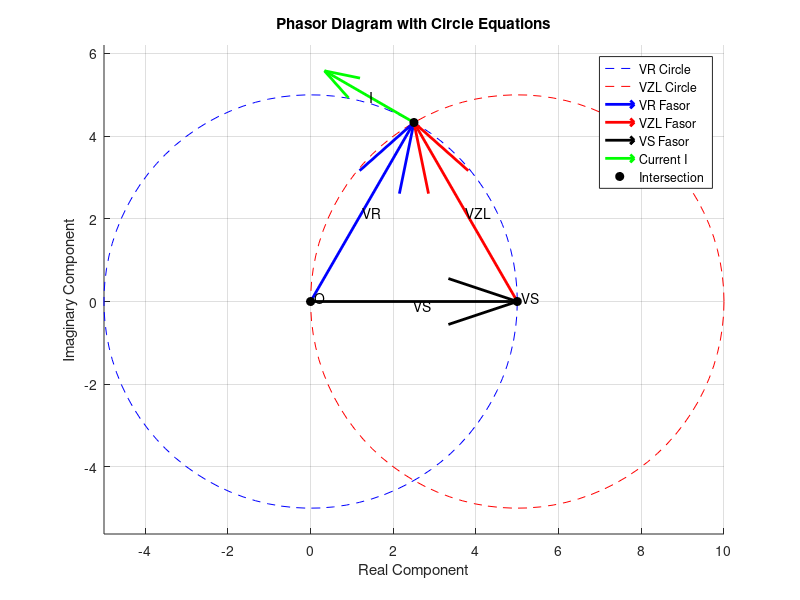

The MATLAB script that drew this image:
function fasores()
    % Clear workspace and figures
    clear all;
    close all;
    clc;

    % Display welcome message
    fprintf('Circuit Impedance Calculator\n');
    fprintf('---------------------------\n');

    % Get user input with validation
    [VS, VR, VZL, R] = get_validated_input();

    % Calculate intersection points of circles and phasors
    [x_intersect, y_intersect, angle_VR, angle_VZL] = calculate_fasors(VS, VR, VZL);

    % Plot phasor diagram
    plot_phasor_diagram(VS, VR, VZL, x_intersect, y_intersect);

    % Calculate and display impedance
    calculate_and_display_impedance(VS, VR, VZL, R, angle_VZL);
end

% Function to get and validate user input
function [VS, VR, VZL, R] = get_validated_input()
    valid_input = false;

    while ~valid_input
        fprintf('\nEnter circuit parameters:\n');
        VS = input('Source voltage (VS) in Volts: ');
        VR = input('Resistor voltage (VR) in Volts: ');
        VZL = input('Load impedance voltage (VZL) in Volts: ');
        R = input('Resistor value (R) in Ohms: ');

        % Validate input: VS must be less than or equal to VR + VZL
        if VS > (VR + VZL)
            fprintf('\nError: VS cannot be greater than VR + VZL\n');
            fprintf('Please enter values again.\n');
        else
            valid_input = true;
        end
    end
end

% Function to calculate intersection points of circles
function [x_intersect, y_intersect, angle_VR, angle_VZL] = calculate_fasors(VS, VR, VZL)
    % Solve for intersection of two circles:
    % Circle 1: x^2 + y^2 = VR^2 (centered at origin)
    % Circle 2: (x-VS)^2 + y^2 = VZL^2 (centered at (VS,0))

    % Using algebraic solution
    d = VS; % distance between circle centers

    % Check if circles intersect
    if d > VR + VZL || d < abs(VR - VZL)
        error('Circles do not intersect with these parameters');
    end

    % Calculate intersection points using the formula
    a = (VR^2 - VZL^2 + d^2) / (2 * d);
    h = sqrt(VR^2 - a^2);

    % Calculate intersection points
    x2 = a; % Since we're aligning VS along x-axis
    y2_pos = h; % positive y solution
    y2_neg = -h; % negative y solution

    % For the positive quadrant (as requested)
    x_intersect = x2;
    y_intersect = y2_pos;

    % Calculate angles
    angle_VR = atan2(y_intersect, x_intersect);
    angle_VZL = atan2(-y_intersect, VS - x_intersect);

    fprintf('Intersection point: (%.4f, %.4f)\n', x_intersect, y_intersect);
    fprintf('VR angle: %.4f degrees\n', rad2deg(angle_VR));
    fprintf('VZL angle: %.4f degrees\n', rad2deg(angle_VZL));
end

% Function to plot phasor diagram
function plot_phasor_diagram(VS, VR, VZL, x_intersect, y_intersect)
    figure;
    hold on;
    grid on;
    axis equal;

    % Plot the circles
    theta = linspace(0, 2*pi, 100);

    % Circle 1 (VR)
    x_circle1 = VR * cos(theta);
    y_circle1 = VR * sin(theta);
    plot(x_circle1, y_circle1, 'b--');

    % Circle 2 (VZL)
    x_circle2 = VS + VZL * cos(theta);
    y_circle2 = VZL * sin(theta);
    plot(x_circle2, y_circle2, 'r--');

    % Plot the fasors
    quiver(0, 0, x_intersect, y_intersect, 0, 'b', 'LineWidth', 2); % VR fasor
    quiver(VS, 0, x_intersect-VS, y_intersect, 0, 'r', 'LineWidth', 2); % VZL fasor
    quiver(0, 0, VS, 0, 0, 'k', 'LineWidth', 2); % VS fasor

    % Plot the current vector (perpendicular to voltage)
    current_length = 0.5; % for visualization
    quiver(x_intersect, y_intersect, -y_intersect*current_length, x_intersect*current_length, 0, 'g', 'LineWidth', 2);

    % Mark the intersection point
    plot(x_intersect, y_intersect, 'ko', 'MarkerFaceColor', 'k', 'MarkerSize', 6);

    % Labels
    text(x_intersect/2, y_intersect/2, 'VR');
    text((x_intersect+VS)/2, y_intersect/2, 'VZL');
    text(VS/2, -0.1, 'VS');
    text(x_intersect - y_intersect*current_length/2, y_intersect + x_intersect*current_length/2, 'I');

    % Title and labels
    title('Phasor Diagram with Circle Equations');
    xlabel('Real Component');
    ylabel('Imaginary Component');

    % Add origin point
    plot(0, 0, 'ko', 'MarkerFaceColor', 'k');
    text(0.1, 0.1, 'O');

    % Add VS point
    plot(VS, 0, 'ko', 'MarkerFaceColor', 'k');
    text(VS+0.1, 0.1, 'VS');

    % Add legend
    legend('VR Circle', 'VZL Circle', 'VR Fasor', 'VZL Fasor', 'VS Fasor', 'Current I', 'Intersection');
end

% Function to calculate and display impedance
function calculate_and_display_impedance(VS, VR, VZL, R, angle_VZL)
    % Calculate current I = VR/R
    I = VR/R;

    % Impedance ZL = VZL/I with the calculated angle
    ZL_magnitude = VZL / I;

    % For an RC series circuit in the positive quadrant
    ZL_real = ZL_magnitude * cos(angle_VZL);
    ZL_imag = -ZL_magnitude * sin(angle_VZL); % Negative for capacitive impedance

    % Complete impedance
    Z = ZL_real + ZL_imag * 1i;

    % RC components calculation
    R_component = ZL_real;

    % For a capacitive reactance Xc = 1/(ωC)
    % Assuming ω = 1 rad/s for simplicity
    if ZL_imag ~= 0
        C_component = -1/ZL_imag;
    else
        C_component = Inf;
    end

    % Display results
    fprintf('\nResults:\n');
    fprintf('-------\n');
    fprintf('Load Impedance (ZL) = %.4f + j(%.4f) Ohms\n', real(Z), imag(Z));
    fprintf('Magnitude of ZL = %.4f Ohms\n', abs(Z));
    fprintf('Phase angle = %.4f degrees\n', angle(Z) * 180/pi);
    fprintf('Equivalent RC components:\n');
    fprintf('  R = %.4f Ohms\n', R_component);
    fprintf('  C = %.4e Farads (assuming ω = 1 rad/s)\n', C_component);

    fprintf('\nNote: Use the zoom tools in the figure window to examine the phasor diagram\n');
end
